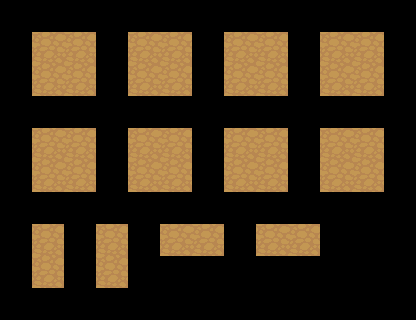

A level layout from a 2D game, rendered from its tile map. Below: a short description, then the map file with tile-grid data replaced by summaries:
An orthogonal 13x10 tile map with 32x32 px tiles, 3 tile layers (Regions, Input_set, Output0_Dirt), 2 tilesets.

<map version="1.0" orientation="orthogonal" width="13" height="10" tilewidth="32" tileheight="32">
 <tileset firstgid="1" name="ruleset" tilewidth="32" tileheight="32">
  <image source="ruleset.png" trans="ff00ff" width="256" height="64" />
 </tileset>
 <tileset firstgid="17" name="dirt" tilewidth="32" tileheight="32">
  <image source="../tiles/dirt.png" trans="ff00ff" width="96" height="192" />
 </tileset>
 <layer name="Regions" width="13" height="10">
  <data>[130 cells, 40 non-empty, 1 distinct tile ids]</data>
 </layer>
 <layer name="Input_set" width="13" height="10">
  <data>[130 cells, 40 non-empty, 2 distinct tile ids]</data>
 </layer>
 <layer name="Output0_Dirt" width="13" height="10">
  <data>[130 cells, 40 non-empty, 1 distinct tile ids]</data>
 </layer>
</map>
